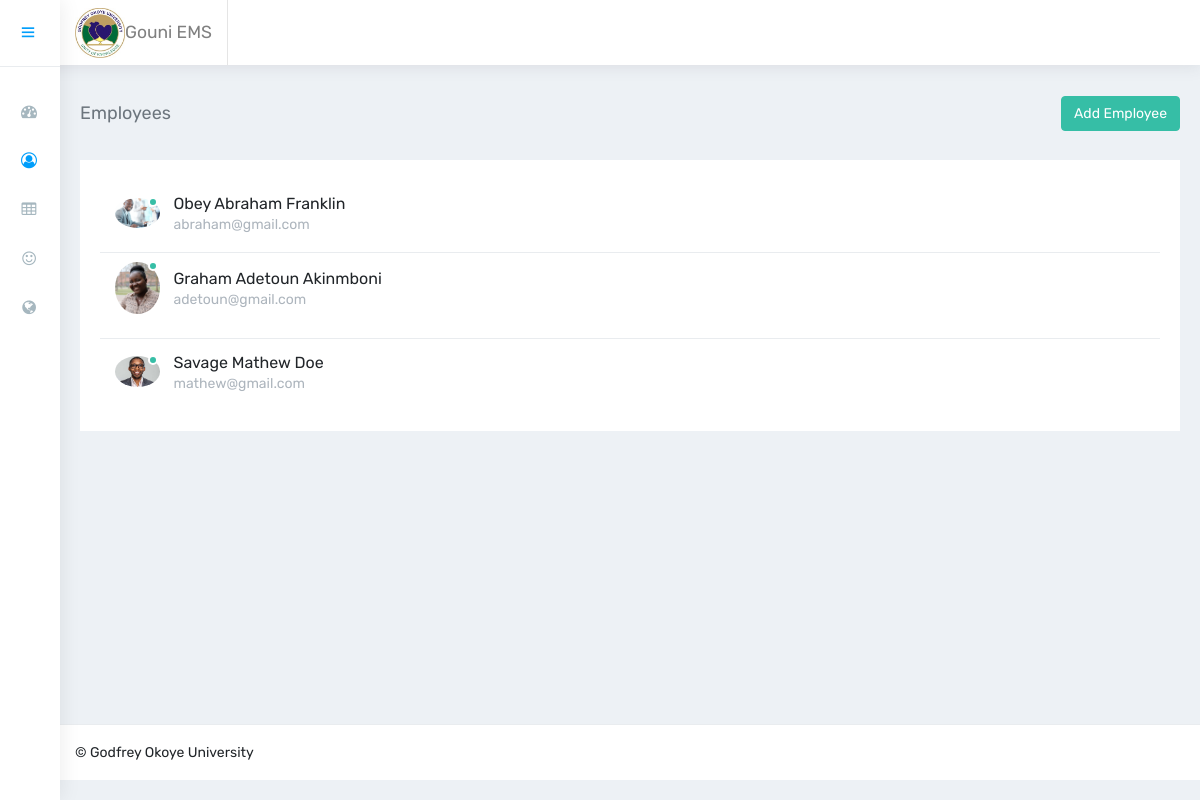
/dashboard/employee/list, run on the app's committed database.
### core/models.py (models this page shows)
class Employee(models.Model):
    first_name = models.CharField(max_length=25)
    last_name = models.CharField(max_length=25)
    other_name = models.CharField(max_length=25)
    date_of_birth = models.DateField()
    state_of_origin = models.CharField(max_length=25)
    lga_of_origin = models.CharField(max_length=25)
    employment_date = models.DateField()
    retirement_date = models.DateField()
    photograph = models.ImageField(upload_to='images')
    email = models.CharField(max_length=25)
    phone = models.CharField(max_length=25)
    created_at = models.DateTimeField(auto_now=True)
    updated_at = models.DateTimeField(auto_now_add=True)
    def  get_full_name(self):
        return self.last_name+" "+self.first_name+" "+ self.other_name

### core/views.py (the view)
# urls.py: path(r'dashboard/employee/list', views.EmployeeListView.as_view(), name='employee_list'),
class EmployeeListView(ListView):
    model = Employee
    template_name = 'dashboard/employee/list.html'

### core/templates/dashboard/employee/list.html
{% extends 'dashboard/base.html' %}
{% block content %}
<div class="container-fluid">
    <div class="row page-titles">
        <div class="col-md-5 align-self-center">
            <h4 class="text-themecolor">Employees</h4>
        </div>
        <div class="col-md-7 align-self-center text-right">
            <div class="d-flex justify-content-end align-items-center">
                <a href="{% url 'core:employee_create' %}" class="btn btn-success d-none d-lg-block m-l-15">Add
                    Employee</a>
            </div>
        </div>
    </div>
    <div class="row">
        <div class="col-12">
            <div class="card">
                <div class="card-body">
                    <div class="message-box">
                        <div class="message-widget message-scroll">
                            {% for employee in employee_list %}
                            <a href="{% url 'core:employee_detail' employee.id %}">
                                <div class="user-img"> <img src="{{employee.photograph.url}}" alt="user"
                                        class="img-circle"> <span class="profile-status online pull-right"></span>
                                </div>
                                <div class="mail-contnet">
                                    <h5>{{employee.get_full_name}}</h5> <span
                                        class="mail-desc">{{employee.email}}</span>
                                </div>
                            </a>
                            {% endfor %}
                        </div>
                    </div>
                </div>
            </div>
        </div>
    </div>
</div>
{% endblock content %}

### data on the page
Employee: photograph (picture), get_full_name "Obey Abraham Franklin", email "abraham@gmail.com"
Employee: photograph (picture), get_full_name "Graham Adetoun Akinmboni", email "adetoun@gmail.com"
Employee: photograph (picture), get_full_name "Savage Mathew Doe", email "mathew@gmail.com"
